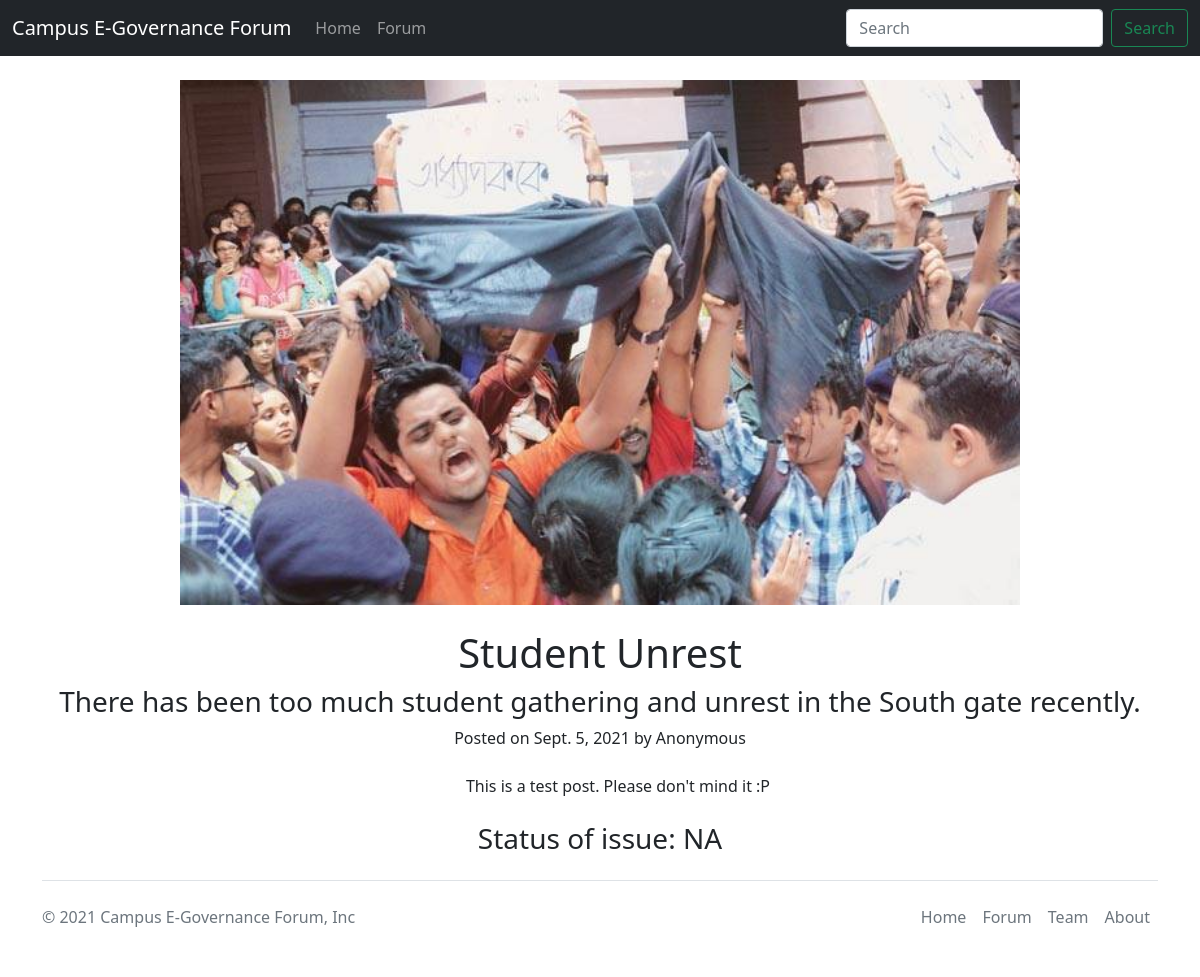
The page /forum/student-unrest on the database its author committed.
### forum/models.py (models this page shows, shortened)
class Issue(models.Model):
    subject = models.CharField(max_length=100, default="(Not available)")
    summary = models.TextField(max_length=200, default="(Not available)")
    description = models.TextField(max_length=750, default="(Not available)")
    image = models.ImageField(upload_to='forum/images', default="")
    tracked = models.BooleanField(choices=((True, 'Yes'), (False, 'No')), default=False)
    status = models.TextField(max_length=300, default="")
    date = models.DateField(auto_now_add=True)
    author = models.CharField(max_length=50, default="Anonymous")
    slug = models.SlugField(unique=True, max_length=100)

### forum/views.py (the view)
# urls.py: path('<str:slug>', views.blogPost, name=""),
def blogPost(request, slug):
    a = Issue.objects.filter(slug=slug)
    if list(a) == []:
        return HttpResponse("Post not available!")
    else:
        params = dict(a.values()[0])
        return render(request, 'forum/issue.html', params)

### forum/templates/forum/issue.html (shortened to what this page needs)
{% extends 'forum/base.html' %}
{% load static %}
{% block body %}
<center>
<img src="/media/{{ image }}" style="width: 70%;" class="my-4 mx-4">
<h1>{{ subject }}</h1>
<h3>{{ summary }}</h3>
<p>Posted on {{ date }} by {{ author }}</p>
<article class="my-4 mx-4">
    <div class="container my-4 mx-4">
        {{ description }}
    </div>
</article>
<h3>Status of issue: {{ status }}</h3>
</center>
{% endblock %}

### rows shown on the page
Issue: image (picture), subject "Student Unrest", summary "There has been too much student gathering and unrest in the South gate recently.", date "Sept. 5, 2021", author "Anonymous", description "This is a test post. Please don't mind it :P", status "NA"
